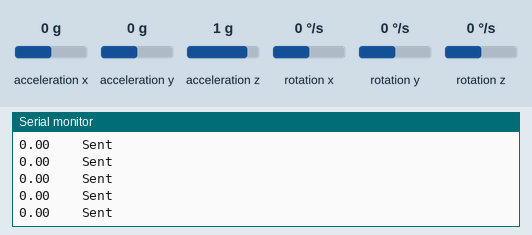
Simulated run of this sketch. Board: Arduino Uno, built with avr-gcc and run on an emulated ATmega328P. Parts: the last lines printed to the serial monitor. The test bench sets the inputs (shaded band); at power-on: acceleration x 0 g, acceleration y 0 g, acceleration z 1 g, rotation z 0 °/s, rotation x 0 °/s, rotation y 0 °/s. No radio packets arrive unless stated.

Above: at 1.2 s.
1.3 s: acceleration x set to -1.4 g
At 1.39 s:
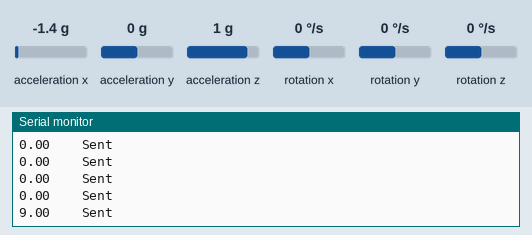
4.3 s: acceleration y set to -1.4 g
At 4.5 s:
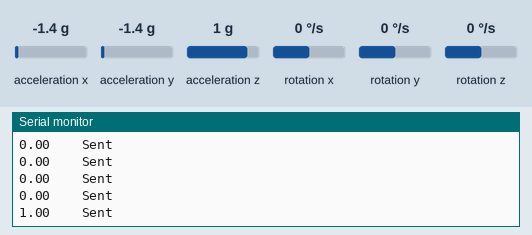
5.8 s: acceleration z set to -1.4 g
At 6.0 s:
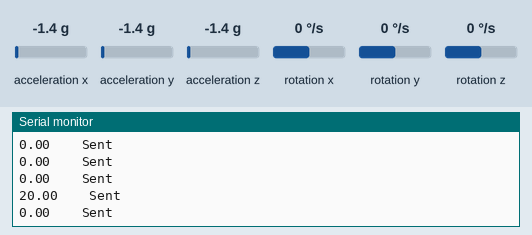
7.3 s: rotation z set to -192 °/s
At 7.5 s:
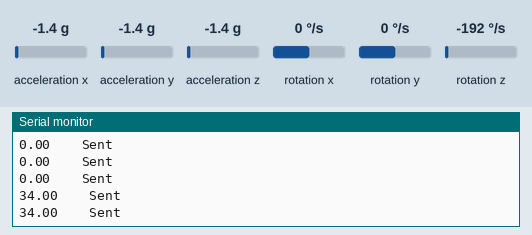
Timing chart, 0 to 9.8 s (numbered marks = the images above; inputs shaded):
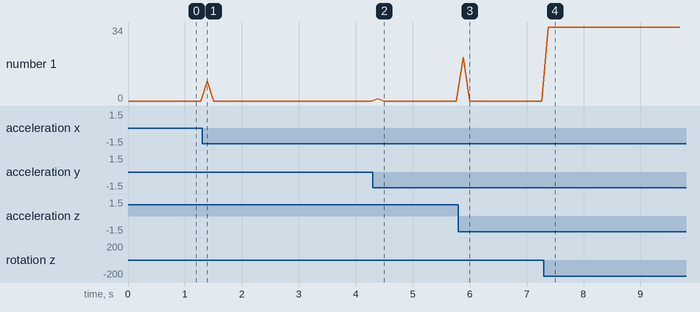

Measured:
- after the input at 1.3 s, the serial monitor: prints a new line after 0.09 s (image 1)
- after the input at 4.3 s, the serial monitor: prints a new line after 0.09 s (image 2)
- after the input at 5.8 s, the serial monitor: prints a new line after 0.08 s (image 3)
- after the input at 7.3 s, the serial monitor: prints a new line after 0.08 s (image 4)
- plotted number 1: 0 → 34 after the input at 7.3 s

The sketch:

WIFI_BIKE_PEDAL.ino
```cpp
/*
  Pedal unit (RC transmitter and MPU 6050) for WIFI-enabled bike controller
  28 januar 2016
*/

#include "I2Cdev.h"
#include "MPU6050.h"
#include "Wire.h"
#include <VirtualWire.h>
#include <string.h>

MPU6050 accelgyro;

int16_t ax, ay, az, gx, gy, gz;

double timeStep, time, timePrev;
double arx, ary, arz, grx, gry, grz, gsx, gsy, gsz, rx, ry, rz;
double old_rz;
int i;
double gyroScale = 131;

void setup() {
  Serial.println("Setup initiated"); //Prints "Setup" to the serial monitor
  Wire.begin();
  Serial.begin(9600);
  accelgyro.initialize();

  time = millis();

  i = 1;

  vw_set_tx_pin(4);
  vw_set_ptt_inverted(true);  // Required for DR3100
  vw_setup(4000);         // Bits per sec

  Serial.println("Setup done"); //Prints "Setup" to the serial monitor
}

void loop() {
  // set up time for integration
  timePrev = time;
  time = millis();
  timeStep = (time - timePrev) / 1000; // time-step in s

  // collect readings
  accelgyro.getMotion6(&ax, &ay, &az, &gx, &gy, &gz);

  // apply gyro scale from datasheet
  gsx = gx/gyroScale;   gsy = gy/gyroScale;   gsz = gz/gyroScale;

  // calculate accelerometer angles
  arx = (180/3.141592) * atan(ax / sqrt(square(ay) + square(az)));
  ary = (180/3.141592) * atan(ay / sqrt(square(ax) + square(az)));
  arz = (180/3.141592) * atan(sqrt(square(ay) + square(ax)) / az);

  // set initial values equal to accel values
  if (i == 1) {
    i = i + 1;
    grx = arx;
    gry = ary;
    grz = arz;
  }
  // integrate to find the gyro angle
  else{
    grx = grx + (timeStep * gsx);
    gry = gry + (timeStep * gsy);
    grz = grz + (timeStep * gsz);
  }

  // apply filter
  rx = (0.1 * arx) + (0.9 * grx);
  ry = (0.1 * ary) + (0.9 * gry);
  rz = (0.1 * arz) + (0.9 * grz);

  double velrz = (rz-old_rz)/timeStep;
  velrz = constrain(abs(velrz), 0, 250);
  velrz = map(velrz, 0, 250, 0, 50);
  // print and send result
  Serial.print(velrz);   Serial.print("\t\t");

  sendRC(arz);
  Serial.println("Sent");

  old_rz = rz;
  delay(50);
}

void sendRC(double msgDouble){
  digitalWrite(17, true);
  int msgInt = int(msgDouble);
  uint8_t buf[VW_MAX_MESSAGE_LEN];
  uint8_t buflen = VW_MAX_MESSAGE_LEN;
  char charVal[100];
  sprintf(charVal, "%d", msgInt);
  const char *msg = charVal;
  vw_send((uint8_t *)msg, strlen(msg)); //Sending the message
  vw_wait_tx(); // Wait until the whole message is gone
  digitalWrite(17, false);
}
```
